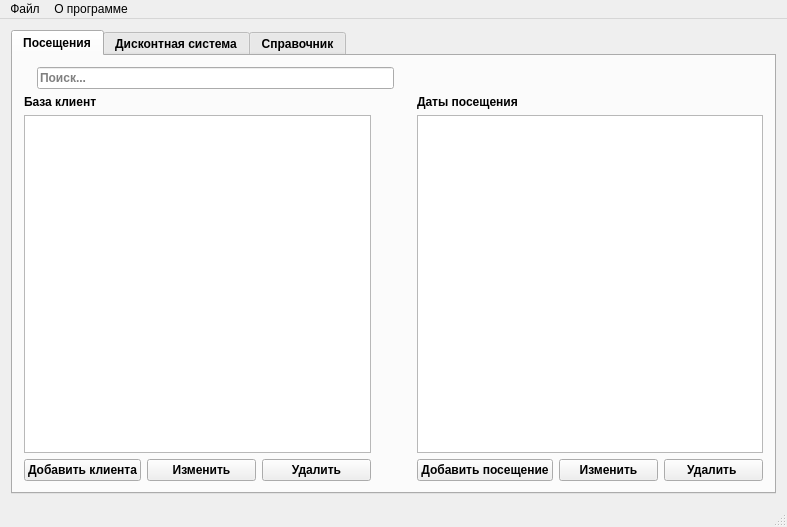
<?xml version="1.0" encoding="UTF-8"?>
<ui version="4.0">
 <class>MainWindow</class>
 <widget class="QMainWindow" name="MainWindow">
  <property name="geometry">
   <rect>
    <x>0</x>
    <y>0</y>
    <width>787</width>
    <height>527</height>
   </rect>
  </property>
  <property name="font">
   <font>
    <pointsize>9</pointsize>
   </font>
  </property>
  <property name="windowTitle">
   <string>Оптика &quot;Люкс&quot;</string>
  </property>
  <property name="windowIcon">
   <iconset resource="resource.qrc">
    <normaloff>:/icon/icon-glasses.png</normaloff>:/icon/icon-glasses.png</iconset>
  </property>
  <widget class="QWidget" name="centralWidget">
   <layout class="QVBoxLayout" name="verticalLayout_6">
    <item>
     <widget class="QTabWidget" name="tabWidget">
      <property name="font">
       <font>
        <weight>75</weight>
        <bold>true</bold>
       </font>
      </property>
      <property name="tabPosition">
       <enum>QTabWidget::North</enum>
      </property>
      <property name="currentIndex">
       <number>0</number>
      </property>
      <property name="usesScrollButtons">
       <bool>true</bool>
      </property>
      <property name="documentMode">
       <bool>false</bool>
      </property>
      <property name="tabsClosable">
       <bool>false</bool>
      </property>
      <property name="movable">
       <bool>false</bool>
      </property>
      <widget class="QWidget" name="tab">
       <attribute name="title">
        <string>Посещения</string>
       </attribute>
       <layout class="QVBoxLayout" name="verticalLayout_5">
        <item>
         <layout class="QHBoxLayout" name="horizontalLayout_5">
          <item>
           <layout class="QHBoxLayout" name="horizontalLayout_3">
            <item>
             <widget class="QLabel" name="search_label">
              <property name="text">
               <string/>
              </property>
              <property name="pixmap">
               <pixmap resource="resource.qrc">:/icon/icon_loupe.gif</pixmap>
              </property>
             </widget>
            </item>
            <item>
             <widget class="QLineEdit" name="search_lineEdit">
              <property name="frame">
               <bool>true</bool>
              </property>
              <property name="placeholderText">
               <string>Поиск...</string>
              </property>
             </widget>
            </item>
           </layout>
          </item>
          <item>
           <spacer name="horizontalSpacer">
            <property name="orientation">
             <enum>Qt::Horizontal</enum>
            </property>
            <property name="sizeType">
             <enum>QSizePolicy::MinimumExpanding</enum>
            </property>
            <property name="sizeHint" stdset="0">
             <size>
              <width>40</width>
              <height>20</height>
             </size>
            </property>
           </spacer>
          </item>
         </layout>
        </item>
        <item>
         <layout class="QHBoxLayout" name="horizontalLayout_4">
          <item>
           <layout class="QVBoxLayout" name="verticalLayout_3">
            <item>
             <layout class="QVBoxLayout" name="verticalLayout">
              <item>
               <widget class="QLabel" name="client_label">
                <property name="font">
                 <font>
                  <pointsize>9</pointsize>
                 </font>
                </property>
                <property name="text">
                 <string>База клиент</string>
                </property>
               </widget>
              </item>
              <item>
               <widget class="QTableView" name="client_tableView">
                <property name="font">
                 <font>
                  <pointsize>9</pointsize>
                 </font>
                </property>
                <property name="alternatingRowColors">
                 <bool>true</bool>
                </property>
                <property name="sortingEnabled">
                 <bool>true</bool>
                </property>
               </widget>
              </item>
             </layout>
            </item>
            <item>
             <layout class="QHBoxLayout" name="horizontalLayout">
              <item>
               <widget class="QPushButton" name="add_client_pushButton">
                <property name="text">
                 <string>Добавить клиента</string>
                </property>
                <property name="icon">
                 <iconset resource="resource.qrc">
                  <normaloff>:/icon/icon-plus.gif</normaloff>:/icon/icon-plus.gif</iconset>
                </property>
               </widget>
              </item>
              <item>
               <widget class="QPushButton" name="change_client_pushButton">
                <property name="text">
                 <string>Изменить</string>
                </property>
                <property name="icon">
                 <iconset resource="resource.qrc">
                  <normaloff>:/icon/icon-write.png</normaloff>:/icon/icon-write.png</iconset>
                </property>
               </widget>
              </item>
              <item>
               <widget class="QPushButton" name="delete_client_pushButton">
                <property name="text">
                 <string>Удалить</string>
                </property>
                <property name="icon">
                 <iconset resource="resource.qrc">
                  <normaloff>:/icon/icon-delete.gif</normaloff>:/icon/icon-delete.gif</iconset>
                </property>
               </widget>
              </item>
             </layout>
            </item>
           </layout>
          </item>
          <item>
           <spacer name="horizontalSpacer_2">
            <property name="orientation">
             <enum>Qt::Horizontal</enum>
            </property>
            <property name="sizeType">
             <enum>QSizePolicy::Preferred</enum>
            </property>
            <property name="sizeHint" stdset="0">
             <size>
              <width>40</width>
              <height>20</height>
             </size>
            </property>
           </spacer>
          </item>
          <item>
           <layout class="QVBoxLayout" name="verticalLayout_4">
            <item>
             <layout class="QVBoxLayout" name="verticalLayout_2">
              <item>
               <widget class="QLabel" name="visit_label">
                <property name="text">
                 <string>Даты посещения</string>
                </property>
               </widget>
              </item>
              <item>
               <widget class="QTableView" name="visit_tableView">
                <property name="alternatingRowColors">
                 <bool>true</bool>
                </property>
               </widget>
              </item>
             </layout>
            </item>
            <item>
             <layout class="QHBoxLayout" name="horizontalLayout_2">
              <item>
               <widget class="QPushButton" name="add_visit_pushButton">
                <property name="text">
                 <string>Добавить посещение</string>
                </property>
                <property name="icon">
                 <iconset resource="resource.qrc">
                  <normaloff>:/icon/icon-plus.gif</normaloff>:/icon/icon-plus.gif</iconset>
                </property>
               </widget>
              </item>
              <item>
               <widget class="QPushButton" name="change_visit_pushButton">
                <property name="text">
                 <string>Изменить</string>
                </property>
                <property name="icon">
                 <iconset resource="resource.qrc">
                  <normaloff>:/icon/icon-write.png</normaloff>:/icon/icon-write.png</iconset>
                </property>
               </widget>
              </item>
              <item>
               <widget class="QPushButton" name="delete_visit_pushButton">
                <property name="text">
                 <string>Удалить </string>
                </property>
                <property name="icon">
                 <iconset resource="resource.qrc">
                  <normaloff>:/icon/icon-delete.gif</normaloff>:/icon/icon-delete.gif</iconset>
                </property>
               </widget>
              </item>
             </layout>
            </item>
           </layout>
          </item>
         </layout>
        </item>
       </layout>
      </widget>
      <widget class="QWidget" name="tab_2">
       <attribute name="title">
        <string>Дисконтная система</string>
       </attribute>
       <layout class="QHBoxLayout" name="horizontalLayout_7">
        <item>
         <layout class="QVBoxLayout" name="verticalLayout_7">
          <item>
           <widget class="QLineEdit" name="search_discount_lineEdit">
            <property name="placeholderText">
             <string>Поиск...</string>
            </property>
           </widget>
          </item>
          <item>
           <widget class="QTableView" name="discount_tableView">
            <property name="alternatingRowColors">
             <bool>true</bool>
            </property>
           </widget>
          </item>
          <item>
           <layout class="QHBoxLayout" name="horizontalLayout_6">
            <item>
             <widget class="QPushButton" name="add_discount_pushButton">
              <property name="text">
               <string>Добавить</string>
              </property>
              <property name="icon">
               <iconset resource="resource.qrc">
                <normaloff>:/icon/icon-plus.gif</normaloff>:/icon/icon-plus.gif</iconset>
              </property>
             </widget>
            </item>
            <item>
             <widget class="QPushButton" name="delete_discount_pushButton">
              <property name="text">
               <string>Удалить</string>
              </property>
              <property name="icon">
               <iconset resource="resource.qrc">
                <normaloff>:/icon/icon-delete.gif</normaloff>:/icon/icon-delete.gif</iconset>
              </property>
             </widget>
            </item>
            <item>
             <widget class="QPushButton" name="accept_discount_pushButton">
              <property name="text">
               <string>Подтвердить</string>
              </property>
              <property name="icon">
               <iconset resource="resource.qrc">
                <normaloff>:/icon/icon-check.png</normaloff>:/icon/icon-check.png</iconset>
              </property>
             </widget>
            </item>
            <item>
             <widget class="QPushButton" name="cansel_pushButton">
              <property name="text">
               <string>Отменить</string>
              </property>
              <property name="icon">
               <iconset resource="resource.qrc">
                <normaloff>:/icon/icon-cansel.jpg</normaloff>:/icon/icon-cansel.jpg</iconset>
              </property>
             </widget>
            </item>
           </layout>
          </item>
         </layout>
        </item>
        <item>
         <layout class="QVBoxLayout" name="verticalLayout_8">
          <item>
           <widget class="QLabel" name="label_6">
            <property name="text">
             <string/>
            </property>
            <property name="pixmap">
             <pixmap resource="resource.qrc">:/icon/persent.png</pixmap>
            </property>
           </widget>
          </item>
          <item>
           <widget class="QPushButton" name="pushButton">
            <property name="text">
             <string>Загрузить из Excel</string>
            </property>
            <property name="icon">
             <iconset resource="resource.qrc">
              <normaloff>:/icon/icon-excel.png</normaloff>:/icon/icon-excel.png</iconset>
            </property>
           </widget>
          </item>
         </layout>
        </item>
       </layout>
      </widget>
      <widget class="QWidget" name="tab_3">
       <attribute name="title">
        <string>Справочник</string>
       </attribute>
       <layout class="QHBoxLayout" name="horizontalLayout_14">
        <item>
         <layout class="QVBoxLayout" name="verticalLayout_9">
          <item>
           <widget class="QTabWidget" name="tabWidget_2">
            <property name="currentIndex">
             <number>0</number>
            </property>
            <widget class="QWidget" name="tab_4">
             <attribute name="title">
              <string>Врач</string>
             </attribute>
             <layout class="QHBoxLayout" name="horizontalLayout_12">
              <item>
               <layout class="QHBoxLayout" name="horizontalLayout_11">
                <item>
                 <widget class="QTableView" name="doctors_tableView">
                  <property name="alternatingRowColors">
                   <bool>false</bool>
                  </property>
                 </widget>
                </item>
                <item>
                 <widget class="QLabel" name="label">
                  <property name="text">
                   <string/>
                  </property>
                  <property name="pixmap">
                   <pixmap resource="resource.qrc">:/icon/doctor.png</pixmap>
                  </property>
                 </widget>
                </item>
               </layout>
              </item>
             </layout>
            </widget>
            <widget class="QWidget" name="tab_8">
             <attribute name="title">
              <string>Причина обращения</string>
             </attribute>
             <layout class="QHBoxLayout" name="horizontalLayout_15">
              <item>
               <layout class="QHBoxLayout" name="horizontalLayout_13">
                <item>
                 <widget class="QTableView" name="reason_tableView"/>
                </item>
                <item>
                 <widget class="QLabel" name="label_2">
                  <property name="text">
                   <string/>
                  </property>
                  <property name="pixmap">
                   <pixmap resource="resource.qrc">:/icon/stetiscoop.png</pixmap>
                  </property>
                 </widget>
                </item>
               </layout>
              </item>
             </layout>
            </widget>
            <widget class="QWidget" name="tab_7">
             <attribute name="title">
              <string>Бренд</string>
             </attribute>
             <layout class="QHBoxLayout" name="horizontalLayout_16">
              <item>
               <widget class="QTableView" name="brend_tableView"/>
              </item>
              <item>
               <widget class="QLabel" name="label_3">
                <property name="text">
                 <string/>
                </property>
                <property name="pixmap">
                 <pixmap resource="resource.qrc">:/icon/brend.png</pixmap>
                </property>
               </widget>
              </item>
             </layout>
            </widget>
            <widget class="QWidget" name="tab_5">
             <attribute name="title">
              <string>Наименование товара</string>
             </attribute>
             <layout class="QHBoxLayout" name="horizontalLayout_10">
              <item>
               <layout class="QHBoxLayout" name="horizontalLayout_9">
                <item>
                 <widget class="QTableView" name="goods_tableView"/>
                </item>
                <item>
                 <widget class="QLabel" name="label_4">
                  <property name="text">
                   <string/>
                  </property>
                  <property name="pixmap">
                   <pixmap resource="resource.qrc">:/icon/ochki.png</pixmap>
                  </property>
                 </widget>
                </item>
               </layout>
              </item>
             </layout>
            </widget>
            <widget class="QWidget" name="tab_6">
             <attribute name="title">
              <string>Средство ухода</string>
             </attribute>
             <layout class="QHBoxLayout" name="horizontalLayout_18">
              <item>
               <layout class="QHBoxLayout" name="horizontalLayout_17">
                <item>
                 <widget class="QTableView" name="agent_care_tableView">
                  <property name="alternatingRowColors">
                   <bool>false</bool>
                  </property>
                 </widget>
                </item>
                <item>
                 <widget class="QLabel" name="label_5">
                  <property name="text">
                   <string/>
                  </property>
                  <property name="pixmap">
                   <pixmap resource="resource.qrc">:/icon/care.png</pixmap>
                  </property>
                 </widget>
                </item>
               </layout>
              </item>
             </layout>
            </widget>
           </widget>
          </item>
          <item>
           <layout class="QHBoxLayout" name="horizontalLayout_8">
            <item>
             <widget class="QPushButton" name="add_directory_pushButton">
              <property name="text">
               <string>Добавить</string>
              </property>
              <property name="icon">
               <iconset resource="resource.qrc">
                <normaloff>:/icon/icon-plus.gif</normaloff>:/icon/icon-plus.gif</iconset>
              </property>
             </widget>
            </item>
            <item>
             <widget class="QPushButton" name="delete_directory_pushButton">
              <property name="text">
               <string>Удалить</string>
              </property>
              <property name="icon">
               <iconset resource="resource.qrc">
                <normaloff>:/icon/icon-delete.gif</normaloff>:/icon/icon-delete.gif</iconset>
              </property>
             </widget>
            </item>
            <item>
             <widget class="QPushButton" name="accept_directory_pushButton">
              <property name="text">
               <string>Подтвердить</string>
              </property>
              <property name="icon">
               <iconset resource="resource.qrc">
                <normaloff>:/icon/icon-check.png</normaloff>:/icon/icon-check.png</iconset>
              </property>
             </widget>
            </item>
            <item>
             <widget class="QPushButton" name="cansel_directory_pushButton">
              <property name="text">
               <string>Отменить</string>
              </property>
              <property name="icon">
               <iconset resource="resource.qrc">
                <normaloff>:/icon/icon-cansel.jpg</normaloff>:/icon/icon-cansel.jpg</iconset>
              </property>
             </widget>
            </item>
           </layout>
          </item>
         </layout>
        </item>
       </layout>
      </widget>
     </widget>
    </item>
   </layout>
  </widget>
  <widget class="QMenuBar" name="menuBar">
   <property name="geometry">
    <rect>
     <x>0</x>
     <y>0</y>
     <width>787</width>
     <height>21</height>
    </rect>
   </property>
   <widget class="QMenu" name="menu">
    <property name="title">
     <string>Файл</string>
    </property>
    <addaction name="action"/>
   </widget>
   <widget class="QMenu" name="menu_2">
    <property name="title">
     <string>О программе</string>
    </property>
    <addaction name="action_2"/>
   </widget>
   <addaction name="menu"/>
   <addaction name="menu_2"/>
  </widget>
  <widget class="QStatusBar" name="statusBar"/>
  <action name="action">
   <property name="icon">
    <iconset resource="resource.qrc">
     <normaloff>:/icon/icon-configure.png</normaloff>:/icon/icon-configure.png</iconset>
   </property>
   <property name="text">
    <string>Настройки соединения</string>
   </property>
  </action>
  <action name="action_2">
   <property name="icon">
    <iconset resource="resource.qrc">
     <normaloff>:/icon/icon-dev.jpg</normaloff>:/icon/icon-dev.jpg</iconset>
   </property>
   <property name="text">
    <string>Разработчики</string>
   </property>
  </action>
 </widget>
 <layoutdefault spacing="6" margin="11"/>
 <resources>
  <include location="resource.qrc"/>
 </resources>
 <connections/>
</ui>
